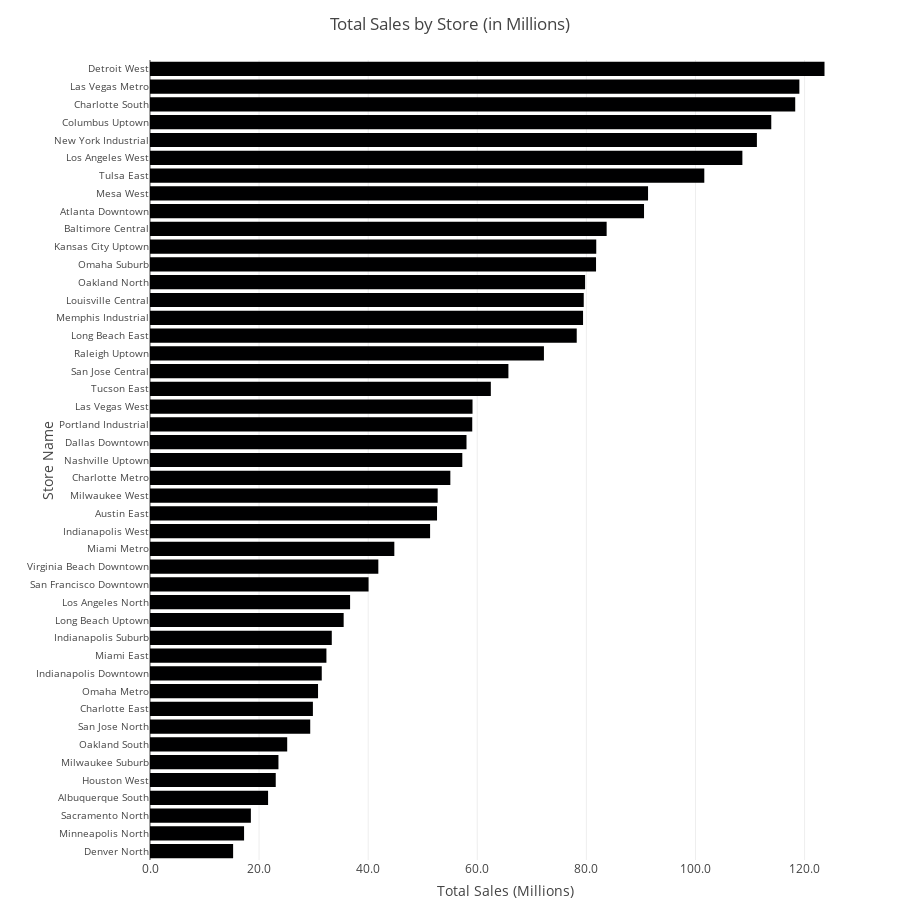

Notebook code cell kept with this figure:
### Code cell
# Total Sales by Store

import plotly.express as px

# Group by store name and convert sales to millions
store_sales = df.groupby('store_name')['weekly_sales'].sum().sort_values(ascending=True)
store_sales_millions = store_sales / 1e6  # Convert to millions

# Create bar chart
fig = px.bar(
    x=store_sales_millions.values,
    y=store_sales_millions.index,
    orientation='h',
    title='Total Sales by Store (in Millions)',
    labels={'x': 'Total Sales (Millions)', 'y': 'Store Name'},
    hover_name=store_sales_millions.index  # This ensures store name shows on hover
)

# Improve layout
fig.update_layout(
    yaxis=dict(tickfont=dict(size=10)),
    xaxis_tickformat=".1f",
    height=900,
    margin=dict(l=150, r=40, t=60, b=40)
)

fig.show()

### Figure 1 — Plotly figure (JSON) as saved in the notebook; plotly's stock layout.template omitted (floating-point values rounded to 4 significant figures)
{"data": [{"hovertemplate": "<b>%{hovertext}</b><br><br>Total Sales (Millions)=%{x}<br>Store Name=%{y}<extra></extra>", "hovertext": ["Denver North", "Minneapolis North", "Sacramento North", "Albuquerque South", "Houston West", "Milwaukee Suburb", "Oakland South", "San Jose North", "Charlotte East", "Omaha Metro", "Indianapolis Downtown", "Miami East", "Indianapolis Suburb", "Long Beach Uptown", "Los Angeles North", "San Francisco Downtown", "Virginia Beach Downtown", "Miami Metro", "Indianapolis West", "Austin East", "Milwaukee West", "Charlotte Metro", "Nashville Uptown", "Dallas Downtown", "Portland Industrial", "Las Vegas West", "Tucson East", "San Jose Central", "Raleigh Uptown", "Long Beach East", "Memphis Industrial", "Louisville Central", "Oakland North", "Omaha Suburb", "Kansas City Uptown", "Baltimore Central", "Atlanta Downtown", "Mesa West", "Tulsa East", "Los Angeles West", "New York Industrial", "Columbus Uptown", "Charlotte South", "Las Vegas Metro", "Detroit West"], "legendgroup": "", "marker": {"color": "#000001", "pattern": {"shape": ""}}, "name": "", "orientation": "h", "showlegend": false, "textposition": "auto", "type": "bar", "x": [15.24, 17.25, 18.49, 21.65, 23.05, 23.55, 25.15, 29.37, 29.86, 30.81, 31.49, 32.34, 33.33, 35.5, 36.68, 40.07, 41.86, 44.79, 51.35, 52.62, 52.74, 55.06, 57.25, 58.02, 59.08, 59.13, 62.48, 65.71, 72.22, 78.23, 79.39, 79.52, 79.76, 81.77, 81.81, 83.72, 90.57, 91.31, 101.6, 108.6, 111.3, 113.9, 118.3, 119.0, 123.7], "xaxis": "x", "y": ["Denver North", "Minneapolis North", "Sacramento North", "Albuquerque South", "Houston West", "Milwaukee Suburb", "Oakland South", "San Jose North", "Charlotte East", "Omaha Metro", "Indianapolis Downtown", "Miami East", "Indianapolis Suburb", "Long Beach Uptown", "Los Angeles North", "San Francisco Downtown", "Virginia Beach Downtown", "Miami Metro", "Indianapolis West", "Austin East", "Milwaukee West", "Charlotte Metro", "Nashville Uptown", "Dallas Downtown", "Portland Industrial", "Las Vegas West", "Tucson East", "San Jose Central", "Raleigh Uptown", "Long Beach East", "Memphis Industrial", "Louisville Central", "Oakland North", "Omaha Suburb", "Kansas City Uptown", "Baltimore Central", "Atlanta Downtown", "Mesa West", "Tulsa East", "Los Angeles West", "New York Industrial", "Columbus Uptown", "Charlotte South", "Las Vegas Metro", "Detroit West"], "yaxis": "y"}], "layout": {"barmode": "relative", "height": 900, "legend": {"tracegroupgap": 0}, "margin": {"b": 40, "l": 150, "r": 40, "t": 60}, "title": {"text": "Total Sales by Store (in Millions)"}, "xaxis": {"anchor": "y", "domain": [0, 1], "tickformat": ".1f", "title": {"text": "Total Sales (Millions)"}}, "yaxis": {"anchor": "x", "domain": [0, 1], "tickfont": {"size": 10}, "title": {"text": "Store Name"}}}}
